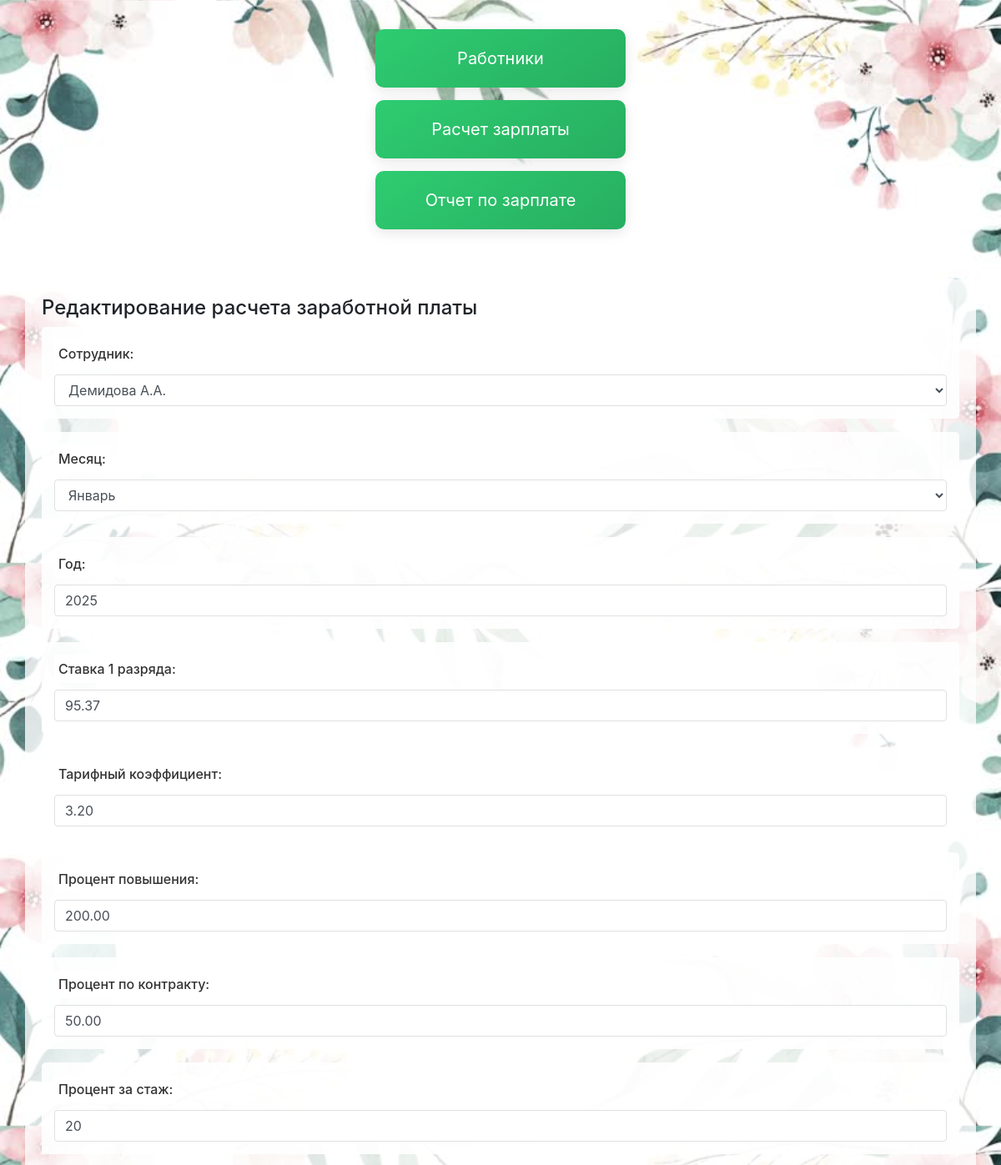
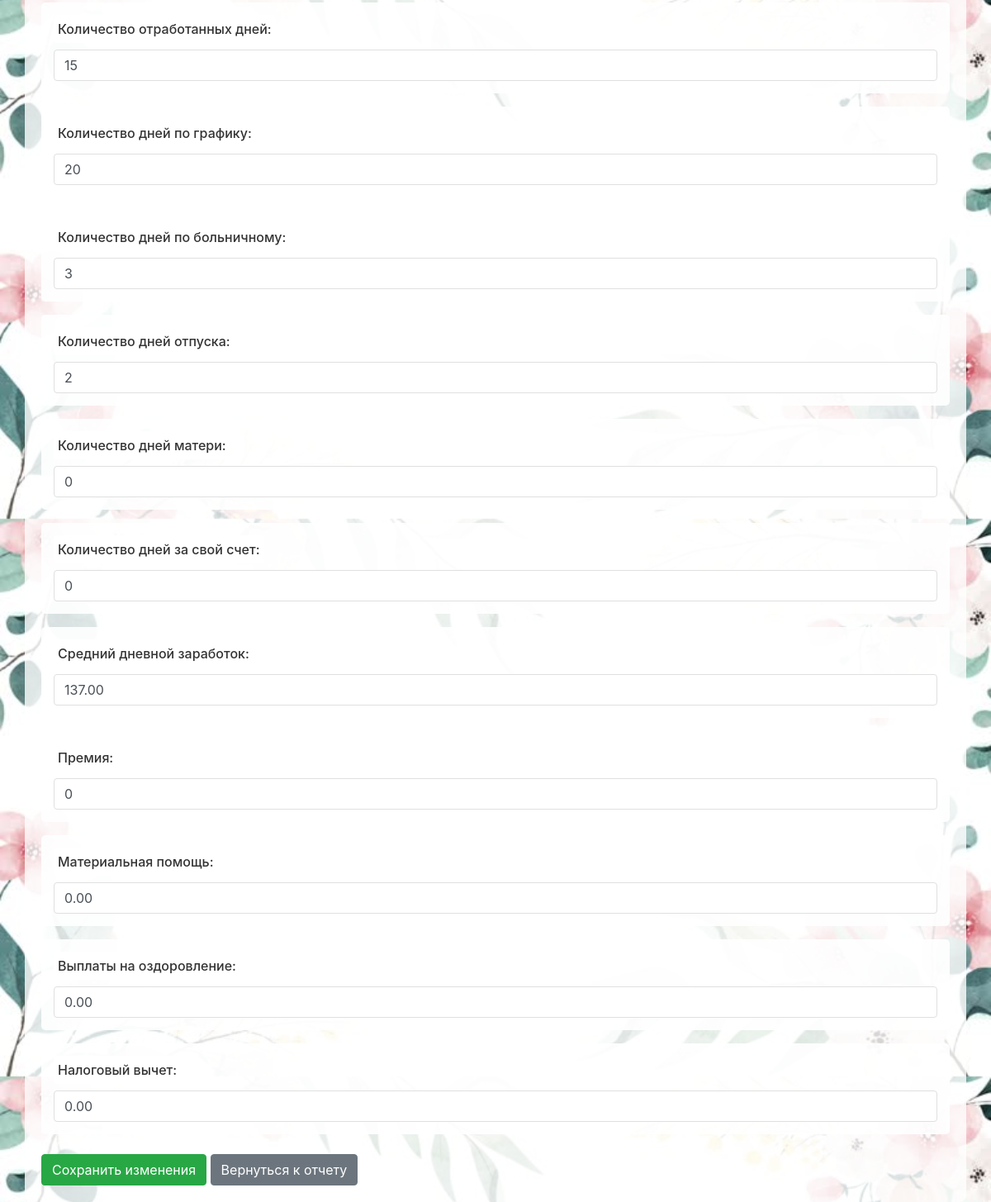
/payroll/salary-edit/2/, run on the app's committed database (2 pictures, top to bottom).
### payroll/models.py (models this page shows, shortened)
class EmployeeSalary(models.Model):
    employee = models.ForeignKey(Employee, on_delete=models.CASCADE)
    month = models.IntegerField()
    year = models.IntegerField()
    rate_1 = models.DecimalField(max_digits=10, decimal_places=2, default=0)
    tariff_coef = models.DecimalField(max_digits=5, decimal_places=2, default=0)
    increase_percent = models.DecimalField(max_digits=5, decimal_places=2, default=0)
    contract_percent = models.DecimalField(max_digits=5, decimal_places=2, default=0)
    percent_experience = models.IntegerField(default=0)
    days_worked = models.IntegerField(default=0)
    schedule_days = models.DecimalField(max_digits=5, decimal_places=0, default=0)
    sick_days = models.IntegerField(default=0)
    vacation_days = models.DecimalField(max_digits=5, decimal_places=0, default=0)
    maternity_days = models.DecimalField(max_digits=5, decimal_places=0, default=0)
    unpaid_days = models.DecimalField(max_digits=5, decimal_places=0, default=0)
    daily_rate = models.DecimalField(max_digits=10, decimal_places=2, default=0)
    bonus = models.IntegerField(
        verbose_name='Премия',
        default=0
    )
    material_assistance = models.DecimalField(max_digits=10, decimal_places=2, default=0)
    tax_deduction = models.DecimalField(max_digits=10, decimal_places=2, default=0)
    health_payment = models.DecimalField(max_digits=10, decimal_places=2, default=0)
    taxable_income = models.DecimalField(
        max_digits=10,
        decimal_places=2,
        default=0,
        verbose_name='Налогооблагаемая база'
    )
    total_salary = models.DecimalField(max_digits=10, decimal_places=2, default=0)
    final_salary = models.DecimalField(max_digits=10, decimal_places=2, default=0)
    bonus_service = models.DecimalField(max_digits=10, decimal_places=2, default=0)
    sick_pay = models.DecimalField(max_digits=10, decimal_places=2, default=0)
    vacation_pay = models.DecimalField(max_digits=10, decimal_places=2, default=0)
    maternity_pay = models.DecimalField(max_digits=10, decimal_places=2, default=0)
    unpaid_pay = models.DecimalField(max_digits=10, decimal_places=2, default=0)
    created_at = models.DateTimeField(auto_now_add=True)
    income_tax = models.DecimalField(max_digits=10, decimal_places=2, default=0)
    pension_fund = models.DecimalField(max_digits=10, decimal_places=2, default=0)
    union_fee = models.DecimalField(max_digits=10, decimal_places=2, default=0)
    class Meta:
        ordering = ['-created_at']
        db_table = 'payroll_employeesalary'

### payroll/views.py (the view, shortened to what this page needs)
# urls.py: path('salary-edit/<int:pk>/', SalaryEditView.as_view(), name='salary_edit'),
class SalaryEditView(UpdateView):
    model = EmployeeSalary
    form_class = TimeSheetForm
    template_name = 'payroll/salary_edit.html'
    success_url = '/payroll/salary-report/'
    def get_initial(self):
        initial = super().get_initial()
        obj = self.get_object()
        initial.update({
            'employee': obj.employee,
            'month': obj.month,
            'year': obj.year,
            'days_worked': obj.days_worked,
            'schedule_days': obj.schedule_days,
            'rate_1': obj.rate_1,
            'tariff_coef': obj.tariff_coef,
            'percent_experience': obj.percent_experience,
            'increase_percent': obj.increase_percent,
            'contract_percent': obj.contract_percent,
            'bonus': obj.bonus,
            'sick_days': obj.sick_days,
            'vacation_days': obj.vacation_days,
            'maternity_days': obj.maternity_days,
            'unpaid_days': obj.unpaid_days,
            'daily_rate': obj.daily_rate,
            'material_assistance': obj.material_assistance,
            'health_payment': obj.health_payment,
            'tax_deduction': obj.tax_deduction,
        })
        return initial

### employees/models.py (called while the page is built)
    def __str__(self):
        return f"{self.full_name}"

### payroll/templates/payroll/salary_edit.html (shortened to what this page needs)
{% extends 'base.html' %}
{% block content %}
<div class="container mt-4">
    <h2>Редактирование расчета заработной платы</h2>
    <form method="post">
        <div class="form-group mb-3">
            {{ form.employee.label_tag }}
            {{ form.employee }}
        </div>
        <div class="form-group mb-3">
            {{ form.month.label_tag }}
            {{ form.month }}
        </div>
        <div class="form-group mb-3">
            {{ form.year.label_tag }}
            {{ form.year }}
        </div>
        <div class="form-group mb-3">
            {{ form.rate_1.label_tag }}
            {{ form.rate_1 }}
        </div>
        <div class="form-group mb-3">
            {{ form.tariff_coef.label_tag }}
            {{ form.tariff_coef }}
        </div>
        <div class="form-group mb-3">
            {{ form.increase_percent.label_tag }}
            {{ form.increase_percent }}
        </div>
        <div class="form-group mb-3">
            {{ form.contract_percent.label_tag }}
            {{ form.contract_percent }}
        </div>
        <div class="form-group mb-3">
            {{ form.percent_experience.label_tag }}
            {{ form.percent_experience }}
        </div>
        <div class="form-group mb-3">
            {{ form.days_worked.label_tag }}
            {{ form.days_worked }}
        </div>
        <div class="form-group mb-3">
            {{ form.schedule_days.label_tag }}
            {{ form.schedule_days }}
        </div>
        <div class="form-group mb-3">
            {{ form.sick_days.label_tag }}
            {{ form.sick_days }}
        </div>
        <div class="form-group mb-3">
            {{ form.vacation_days.label_tag }}
            {{ form.vacation_days }}
        </div>
        <div class="form-group mb-3">
            {{ form.maternity_days.label_tag }}
            {{ form.maternity_days }}
        </div>
        <div class="form-group mb-3">
            {{ form.unpaid_days.label_tag }}
            {{ form.unpaid_days }}
        </div>
        <div class="form-group mb-3">
            {{ form.daily_rate.label_tag }}
            {{ form.daily_rate }}
        </div>
        <div class="form-group mb-3">
            {{ form.bonus.label_tag }}
            {{ form.bonus }}
        </div>
        <div class="form-group mb-3">
            {{ form.material_assistance.label_tag }}
            {{ form.material_assistance }}
        </div>
        <div class="form-group mb-3">
            {{ form.health_payment.label_tag }}
            {{ form.health_payment }}
        </div>
        <div class="form-group mb-3">
            {{ form.tax_deduction.label_tag }}
            {{ form.tax_deduction }}
        </div>
        <div class="mt-4">
            <button type="submit" class="btn btn-primary me-2" style="outline: none;">Сохранить изменения</button>
            <a href="{% url 'payroll:salary_report' %}" class="btn btn-secondary">Вернуться к отчету</a>
        </div>
    </form>
</div>
{% endblock %}

### static/css/style.css (style rules this page uses)
body { background: url('/static/images/фон.jpg') ; background-color: #ffffff; background-size: contain; min-height: 100vh; }
.form-control { background-color: #fcfcfc; }
.form-group { background-color: rgba(255, 255, 255, 0.9); padding: 15px; border-radius: 5px; margin-bottom: 15px; }
label { color: #333333; font-weight: 500; background-color: rgba(255, 255, 255, 0.9); padding: 5px; border-radius: 3px; }
.form-control { background-color: #ffffff; border: 1px solid #e0e0e0; }
.container { background-color: rgba(255, 255, 255, 0.8); border-radius: 8px; padding: 20px; margin-top: 20px; }
.container h2 { font-size: 24px; }
.btn-primary { background-color: #28a745; border-color: #28a745; color: white; }
select option { background-color: white; color: black; }
select option:hover, select option:checked { background-color: #f8f9fa; color: black; }

### data on the page
EmployeeSalary: employee "Демидова А.А.", month "Январь", year "2025", rate_1 "95.37", tariff_coef "3.20", increase_percent "200.00", contract_percent "50.00", percent_experience "20", days_worked "15", schedule_days "20", sick_days "3", vacation_days "2", maternity_days "0", unpaid_days "0", daily_rate "137.00", bonus "0", material_assistance "0.00", health_payment "0.00", tax_deduction "0.00"
